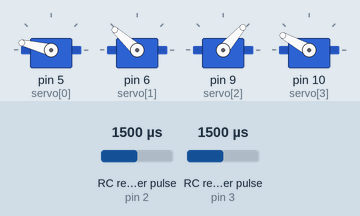
Simulated run of this sketch. Board: Arduino Uno, built with avr-gcc and run on an emulated ATmega328P. Parts: 4 × servo. Wiring (inferred from the names in the program): 2 × RC receiver channel: data pin 2 / data pin 3. Inputs (shaded band) come from the test bench; at power-on: RC receiver pulse (sensors on pin 2, pin 3) 1500 µs. What the sketch prints to the serial monitor is not drawn.

Above: at 1.2 s.
1.3 s: RC receiver pulse (sensor on pin 2) set to 1733 µs
2.8 s: RC receiver pulse (sensor on pin 2) set to 1766 µs
At 3.8 s:
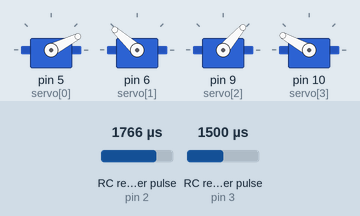
At 14.5 s:
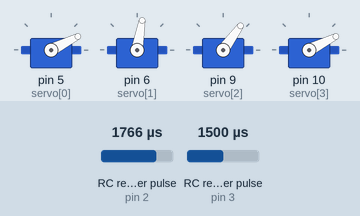
Timing chart, 0 to 15.3 s (numbered marks = the images above; inputs shaded):
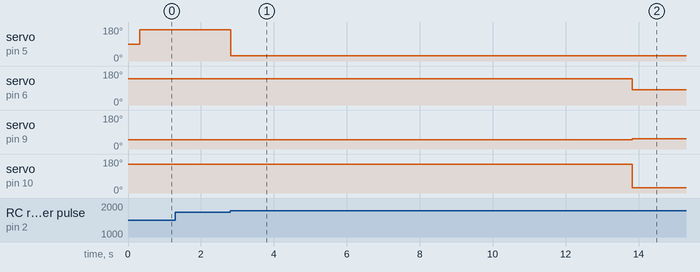

Measured:
- the behaviour switches between 1749 and 1750 µs on RC receiver pulse (sensor on pin 2) (found by bisection; images 0 and 1)
- after the input at 1.3 s, every drawn part: stays the same
- after the input at 2.8 s, servo on pin 5 (servo[0]): 166° → 27° at once; servo on pin 6 (servo[1]): 138° → 80° after 11.0 s; servo on pin 9 (servo[2]): 49° → 54° after 11.0 s; servo on pin 10 (servo[3]): 151° → 27° after 11.0 s

The sketch:

Arduino-Frank-ArmController.ino
```cpp
// ================================================
// == Frank ==  The Arduino Arm Controller!
// ================================================
/*
* This is a arduino-based controller that uses input from an RC reciver to control a variety of servos.
* There is also a servo speed funciton with two variables to adjust the speed of moves.
* We're also looking at adding a positional save funciton, but that's a strech goal. ;)
*
* The servos use microseconds in this script:
* 1000 = Full counter-clockwise
* 1500 = centered
* 2000 = Full clockwise
*
* Note: look up the specs on the servos, as some DO allow outside of these ranges (could be as low as
* ~700 and as high as ~2300.  In fact, the actual PWM frame technically has room for any value between
* 0 - 19,999.  The specific servo documentation should give final clarification on final values.
*
* by www.pauljacobevans.com
*
*/
// ================================================
// == Variable Declarations
// ================================================

// Arduino I/O Pin Declarations
// rcPin[0] = a PWM 3-way toggle switch on the RC controller, rcPon[1] = a momentary push button for the attack.

const int rcPin[2] = { 2, 3 }; // Disengage, Engage, Deploy Arm RC pin  ;;;  Attack Arm  // (RC input pins)
const int servo[4] = { 5, 6, 9, 10 }; // servoDoor ;;; servoBicep  ;;; servoTricep  ;;;  servoWrist  // (PWM servo output pins)

// Servo Final Position

const int attackArm[3] = { 1100, 600, 1275 }; // servoBicep, servoTricep, servoWrist 'default saved' position

// Servo Speed Changes

const bool slowMove[3] = { 0, 0, 0 }; // Choose which moves are throttled [ Engage, Deploy, Attack! ]

const int delayServo = 50;  // servoBicep, servoTricep, servoWrist delay (ms) during movement (between steps)
const int stepsServo = 20;  // servoBicep, servoTricep, servoWrist # of steps to make per move

// =================================================================
// == Shouldn't have to edit anything under this line!
// =================================================================

const int engageArm[4] = { 2260, 1965, 1050, 2100 }; // servoDoor, servoBicep, servoTricep, servoWrist 'engaged' position
const int deployArm[4] = { 825, 1370, 1100, 825 }; // servoDoor, servoBicep, servoTricep, servoWrist 'deployed' position

// =================================================================
// == END OF Varible Declarations
// =================================================================

#include <Servo.h>

Servo servoDoor;
Servo servoBicep;
Servo servoTricep;
Servo servoWrist;

int statusArm = 0;
int doorCurrent = 1502;
int rcPrep = 0;
int rcFire = 0;

void setup()
{
	Serial.begin(9600);
	pinMode(rcPin[0], INPUT);
	pinMode(rcPin[1], INPUT);
	Serial.println("Starting Frank! the Arduino Arm Controller!");
}

void loop()
{
	switch (statusArm)
	{
		case 0:
			servoDoor.detach();
			servoBicep.detach();
			servoTricep.detach();
			servoWrist.detach();
			break;
		case 1:
			servoDoor.attach(servo[0]);
			servoBicep.attach(servo[1]);
			servoTricep.attach(servo[2]);
			servoWrist.attach(servo[3]);
			if (slowMove[0])
			{
				moveStep(engageArm[1], engageArm[2], engageArm[3]);
			}
			else
			{
				moveNow(engageArm[1], engageArm[2], engageArm[3]);
			}
			if (doorCurrent < engageArm[0])
			{
				delay(300);
				servoDoor.writeMicroseconds(engageArm[0]);
			}
			break;
		case 2:
			if (doorCurrent > deployArm[0])
			{
				servoDoor.writeMicroseconds(deployArm[0]);
				delay(11000);
			}
			if (slowMove[1])
			{
				moveStep(deployArm[1], deployArm[2], deployArm[3]);
			}
			else
			{
				moveNow(deployArm[1], deployArm[2], deployArm[3]);
			}
			break;
		case 3:
			if (slowMove[2])
			{
				moveStep(attackArm[0], attackArm[1], attackArm[2]);
			}
			else
			{
				moveNow(attackArm[0], attackArm[1], attackArm[2]);
			}
			break;
	}

	doorCurrent = servoDoor.readMicroseconds();

	rcPrep = pulseIn(rcPin[0], HIGH, 90000);
	rcFire = pulseIn(rcPin[1], HIGH, 90000);

	if (rcPrep > 1250)
	{
		if (rcPrep > 1750)
		{
			statusArm = 2;
			if (rcFire > 1750)
			{
				statusArm = 3;
			}
		}
		else
		{
			statusArm = 1;
		}
	}
	else
	{
		statusArm = 0;
	}
}

void moveStep(int x, int y, int z)
{
	int armNew[3] = { x, y, z };
	int armCurrent[3];
	int armTotal[3];
	float armStep[3];
	int rcCheck[2];

	for (int i = 0; i < 3; i++)
	{
		armCurrent[i] = pulseIn(servo[i + 1], HIGH, 90000);
		armTotal[i] = armNew[i] - armCurrent[i];
		armStep[i] = float(armTotal[i]) / stepsServo;
	}

	for (int j = 0; j < stepsServo; j++)
	{
		for (int k = 0; k < 3; k++)
		{
			armCurrent[k] = armCurrent[k] + armStep[k];
		}
    		servoTricep.writeMicroseconds(armCurrent[1]);
		servoBicep.writeMicroseconds(armCurrent[0]);
		servoWrist.writeMicroseconds(armCurrent[2]);

		delay(delayServo);

		rcCheck[0] = pulseIn(rcPin[0], HIGH, 90000);
		rcCheck[1] = pulseIn(rcPin[1], HIGH, 90000);

		if (rcPrep > 1250)
		{
			if (rcPrep > 1750)
			{
				if (rcFire < 1750)
				{
					statusArm = 2;
					return;
				}
			}
			else
			{
				statusArm = 1;
				return;
			}
		}
		else
		{
			statusArm = 0;
			return;
		}
	}
  	servoTricep.writeMicroseconds(y);
	servoBicep.writeMicroseconds(x);
	servoWrist.writeMicroseconds(z);
}

void moveNow(int x, int y, int z)
{
  	servoTricep.writeMicroseconds(y);
	servoBicep.writeMicroseconds(x);
	servoWrist.writeMicroseconds(z);
}
```
